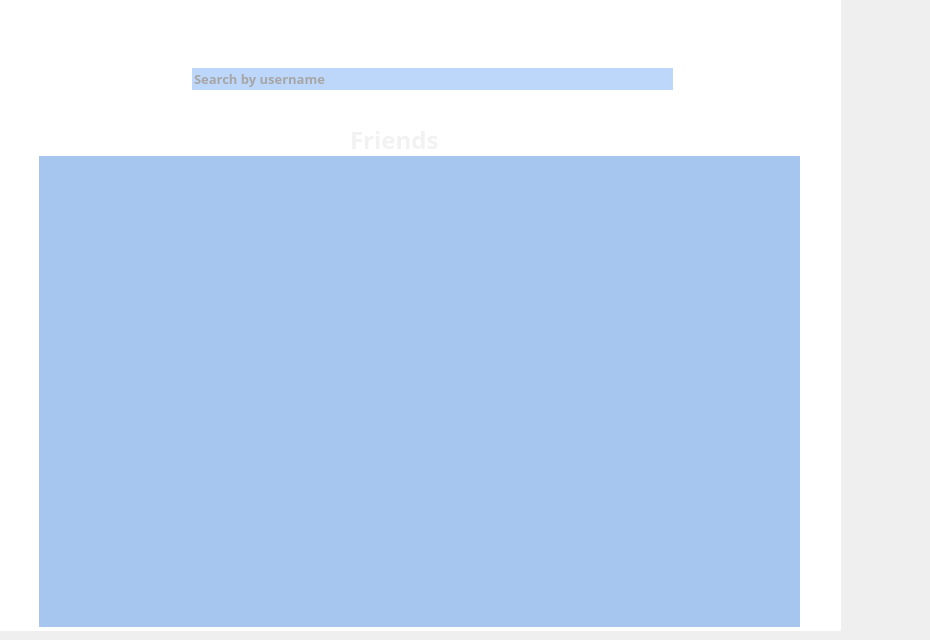
        <widget class="QWidget" name="Friendpage">
         <widget class="QLabel" name="background_3">
          <property name="geometry">
           <rect>
            <x>0</x>
            <y>0</y>
            <width>841</width>
            <height>631</height>
           </rect>
          </property>
          <property name="styleSheet">
           <string notr="true">background-color: rgb(255, 255, 255);</string>
          </property>
          <property name="text">
           <string/>
          </property>
         </widget>
         <widget class="QLabel" name="Style_3">
          <property name="geometry">
           <rect>
            <x>-50</x>
            <y>-30</y>
            <width>921</width>
            <height>261</height>
           </rect>
          </property>
          <property name="text">
           <string>&lt;html&gt;&lt;head/&gt;&lt;body&gt;&lt;p&gt;&lt;img src=&quot;:/User/User/Style1.png&quot;width=&quot;1000&quot; height=&quot;200&quot;/&gt;&lt;/p&gt;&lt;/body&gt;&lt;/html&gt;</string>
          </property>
         </widget>
         <widget class="QLabel" name="friendSearch">
          <property name="geometry">
           <rect>
            <x>140</x>
            <y>50</y>
            <width>561</width>
            <height>61</height>
           </rect>
          </property>
          <property name="text">
           <string>&lt;html&gt;&lt;head/&gt;&lt;body&gt;&lt;p&gt;&lt;img src=&quot;:/User/User/friendSearch.png&quot;width=&quot;550&quot;/&gt;&lt;/p&gt;&lt;/body&gt;&lt;/html&gt;</string>
          </property>
         </widget>
         <widget class="QLabel" name="searchLogo">
          <property name="geometry">
           <rect>
            <x>160</x>
            <y>60</y>
            <width>31</width>
            <height>41</height>
           </rect>
          </property>
          <property name="text">
           <string>&lt;html&gt;&lt;head/&gt;&lt;body&gt;&lt;p&gt;&lt;img src=&quot;:/User/User/scope.png&quot;width=&quot;25&quot;/&gt;&lt;/p&gt;&lt;/body&gt;&lt;/html&gt;</string>
          </property>
         </widget>
         <widget class="QLineEdit" name="searchEnter">
          <property name="geometry">
           <rect>
            <x>192</x>
            <y>68</y>
            <width>481</width>
            <height>22</height>
           </rect>
          </property>
          <property name="font">
           <font>
            <family>Bahnschrift SemiBold</family>
            <pointsize>10</pointsize>
            <weight>75</weight>
            <bold>true</bold>
           </font>
          </property>
          <property name="styleSheet">
           <string notr="true">background-color: rgb(188, 215, 250);
color: rgb(167, 165, 165);</string>
          </property>
          <property name="inputMask">
           <string/>
          </property>
          <property name="text">
           <string>Search by username</string>
          </property>
          <property name="frame">
           <bool>false</bool>
          </property>
          <property name="clearButtonEnabled">
           <bool>false</bool>
          </property>
         </widget>
         <widget class="QLabel" name="friendContainer">
          <property name="geometry">
           <rect>
            <x>20</x>
            <y>120</y>
            <width>811</width>
            <height>511</height>
           </rect>
          </property>
          <property name="toolTipDuration">
           <number>-1</number>
          </property>
          <property name="text">
           <string>&lt;html&gt;&lt;head/&gt;&lt;body&gt;&lt;p&gt;&lt;img src=&quot;:/User/User/friendContainer.png&quot;width=&quot;800&quot;/&gt;&lt;/p&gt;&lt;/body&gt;&lt;/html&gt;</string>
          </property>
         </widget>
         <widget class="QLabel" name="friendTitle">
          <property name="geometry">
           <rect>
            <x>350</x>
            <y>120</y>
            <width>111</width>
            <height>41</height>
           </rect>
          </property>
          <property name="font">
           <font>
            <family>Bahnschrift SemiBold</family>
            <pointsize>14</pointsize>
            <weight>75</weight>
            <bold>true</bold>
           </font>
          </property>
          <property name="styleSheet">
           <string notr="true">color: rgb(242, 242, 242);</string>
          </property>
          <property name="text">
           <string>&lt;html&gt;&lt;head/&gt;&lt;body&gt;&lt;p&gt;&lt;span style=&quot; font-size:18pt;&quot;&gt;Friends&lt;/span&gt;&lt;/p&gt;&lt;/body&gt;&lt;/html&gt;</string>
          </property>
         </widget>
         <widget class="QScrollArea" name="FriendContent">
          <property name="geometry">
           <rect>
            <x>39</x>
            <y>156</y>
            <width>761</width>
            <height>471</height>
           </rect>
          </property>
          <property name="styleSheet">
           <string notr="true">background-color: rgb(166, 198, 240);</string>
          </property>
          <property name="frameShape">
           <enum>QFrame::NoFrame</enum>
          </property>
          <property name="widgetResizable">
           <bool>true</bool>
          </property>
          <widget class="QWidget" name="scrollAreaWidgetContents">
           <property name="geometry">
            <rect>
             <x>0</x>
             <y>0</y>
             <width>761</width>
             <height>471</height>
            </rect>
           </property>
          </widget>
         </widget>
        </widget>
